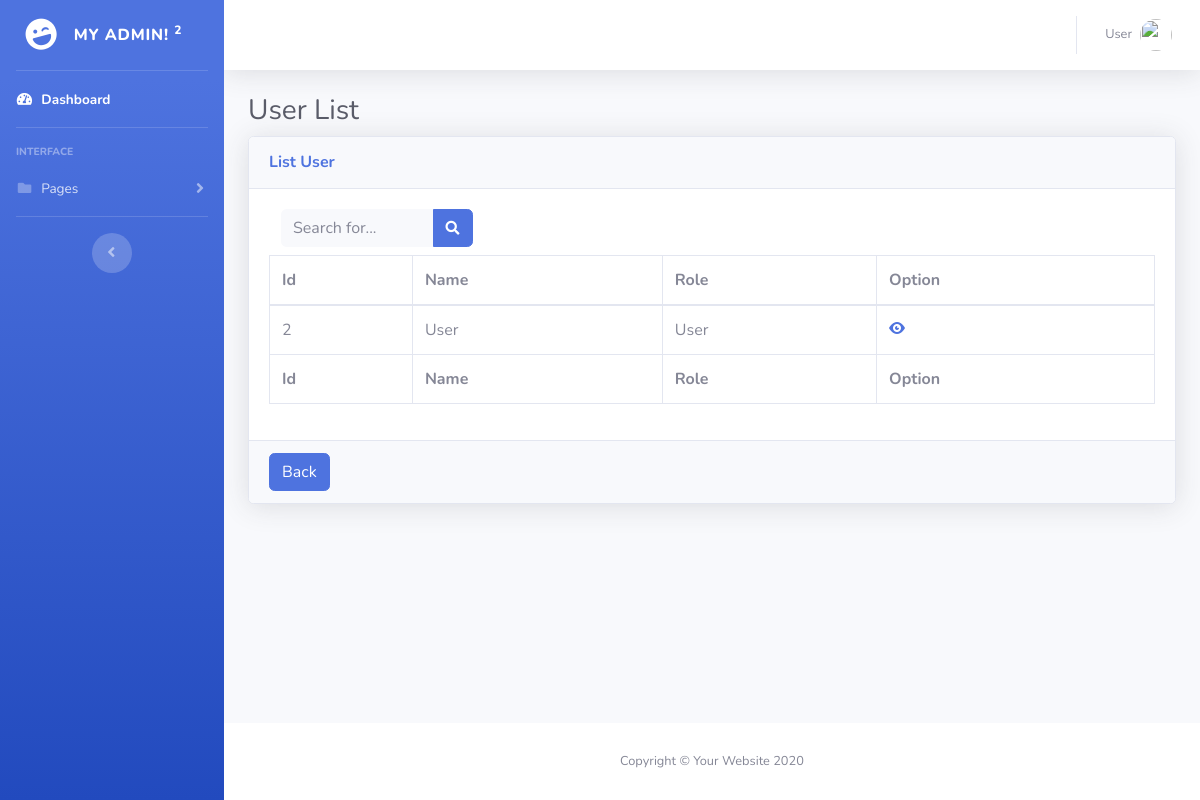
The page /user/list-user.php (signed in) on the database its author committed.
### tables this page shows
CREATE TABLE `userlist` (
  `id` int unsigned NOT NULL AUTO_INCREMENT,
  `nama` varchar(100) NOT NULL DEFAULT '',
  `email` varchar(40) NOT NULL DEFAULT '',
  `username` varchar(255) NOT NULL DEFAULT '',
  `role` varchar(20) NOT NULL DEFAULT '',
  `password` varchar(255) NOT NULL DEFAULT '',
  `pin` varchar(6) NOT NULL DEFAULT '',
  `kota` varchar(20) NOT NULL DEFAULT '',
  `negara` varchar(30) NOT NULL DEFAULT '',
  `phone` varchar(50) NOT NULL DEFAULT '',
  PRIMARY KEY (`id`)
);

### user/list-user.php (the view, shortened to what this page needs)
<?php
include('../koneksi.php');
?>
<!DOCTYPE html>
<html lang="en">
<head>
  <link href="../bootstrap/vendor/fontawesome-free/css/all.min.css" rel="stylesheet" type="text/css">
  <link href="../bootstrap/css/sb-admin-2.min.css" rel="stylesheet">
  <link href="../bootstrap/vendor/datatables/dataTables.bootstrap4.min.css" rel="stylesheet">
  <link href="../resources/open-iconic-master/font/css/open-iconic-bootstrap.css" rel="stylesheet">
</head>
<body id="page-top">
  <div id="wrapper">
   <ul class="navbar-nav bg-gradient-primary sidebar sidebar-dark accordion" id="accordionSidebar">
      <a class="sidebar-brand d-flex align-items-center justify-content-center" href="index.php">
        <div class="sidebar-brand-icon rotate-n-15">
          <i class="fas fa-laugh-wink"></i>
        </div>
        <div class="sidebar-brand-text mx-3">My Admin! <sup>2</sup></div>
      </a>
      <hr class="sidebar-divider my-0">
      <li class="nav-item active">
        <a class="nav-link" href="index.php">
          <i class="fas fa-fw fa-tachometer-alt"></i>
          <span>Dashboard</span></a>
      </li>
      <hr class="sidebar-divider">
      <div class="sidebar-heading">
        Interface
      </div>
      <li class="nav-item">
        <a class="nav-link collapsed" href="#" data-toggle="collapse" data-target="#collapseTwo" aria-expanded="true" aria-controls="collapseTwo">
          <i class="fas fa-fw fa-folder"></i>
          <span>Pages</span>
        </a>
      </li>
      <hr class="sidebar-divider d-none d-md-block">
      <div class="text-center d-none d-md-inline">
        <button class="rounded-circle border-0" id="sidebarToggle"></button>
      </div>
    </ul>
    <div id="content-wrapper" class="d-flex flex-column">
      <div id="content">
        <nav class="navbar navbar-expand navbar-light bg-white topbar mb-4 static-top shadow">
          <ul class="navbar-nav ml-auto">
            <li class="nav-item dropdown no-arrow">
              <a class="nav-link dropdown-toggle" href="#" id="userDropdown" role="button" data-toggle="dropdown" aria-haspopup="true" aria-expanded="false">
                <span class="mr-2 d-none d-lg-inline text-gray-600 small">
                  <?php echo $_SESSION['name']; ?>
                </span>
                <img class="img-profile rounded-circle" src="https://www.kindpng.com/picc/m/24-248253_user-profile-default-image-png-clipart-png-download.png">
              </a>
            </li>
          </ul>
        </nav>
        <div class="container-fluid">
          <h1 class="h3 mb-2 text-gray-800">User List</h1>
          <div class="card shadow mb-4">
            <div class="card-header py-3">
              <h6 class="m-0 font-weight-bold text-primary">List User</h6>
            </div>
            <div class="card-body">
              <div class="table-responsive">
                <div class="row">
                  <div class="col-sm-12 col-md-6">
                    <div id="dataTables_filter" class="dataTables_filter">
                      <form class="user" method="post" action="search.php">
                        <div class="input-group mb-2 col-6">
                         <input type="text" class="form-control bg-light border-0 small" placeholder="Search for..." aria-label="Search" aria-describedby="basic-addon2" name='search'>
                          <div class="input-group-append">
                           <button class="btn btn-primary" type="submit">
                              <i class="fas fa-search fa-sm"></i>
                            </button>
                          </div>
                        </div>
                      </form>
                    </div>
                  </div>
                </div>
                <table class="table table-bordered" id="table" width="100%" cellspacing="0">
                  <thead>
                    <tr>
                      <th>Id</th>
                      <th>Name</th>
                      <th>Role</th>
                      <th>Option</th>
                    </tr>
                  </thead>
                  <tfoot>
                    <tr>
                      <th>Id</th>
                      <th>Name</th>
                      <th>Role</th>
                      <th>Option</th>
                    </tr>
                  </tfoot>
                  <tbody>
                    <?php
                      $sql = 'SELECT * FROM userlist WHERE role != "Administrator"';
                      $query = mysqli_query($db_connection,$sql);
                      while($user = mysqli_fetch_array($query)){
                        echo "<tr>";
                        echo "<td>".$user['id']."</td>";
                        echo "<td>".$user['nama']."</td>";
                        echo "<td>".$user['role']."</td>";
                        echo "<td>"."<a href='profile.php?idp=".$user['id']."'><span class='oi oi-eye' title='eye' aria-hidden='true'></span></a>"."</td>";
                       }
                    ?>
                  </tbody>
                </table>
              </div>
            </div>
            <div class="card-footer">
              <a class="btn btn-primary" href="index.php" role="button">Back</a>
            </div>
          </div>
        </div>
      </div>
      <footer class="sticky-footer bg-white">
        <div class="container my-auto">
          <div class="copyright text-center my-auto">
            <span>Copyright &copy; Your Website 2020</span>
          </div>
        </div>
      </footer>
    </div>
  </div>
</body>
</html>

### rows shown on the page
userlist: id "2", nama "User", role "User"

### other values the page prints
$_SESSION['name'] "User"
